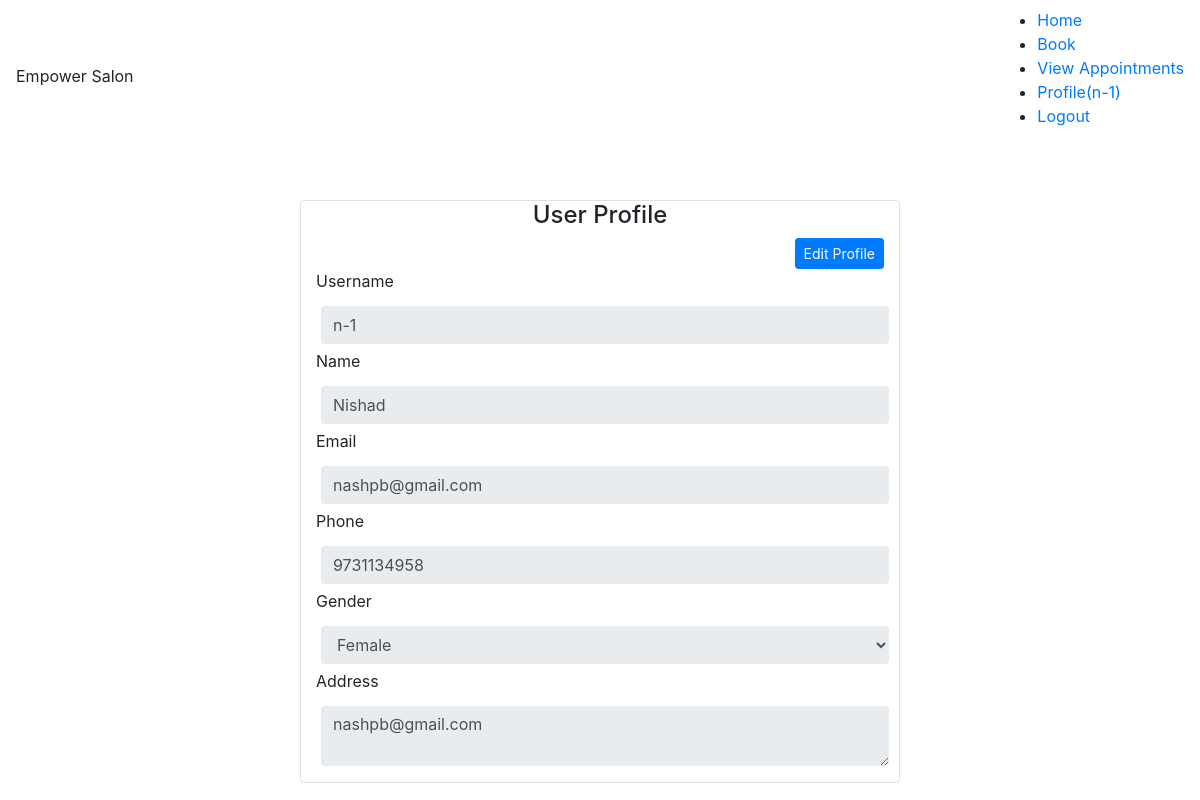
The page /customer-profile.php (signed in) on the database its author committed.
### tables this page shows
CREATE TABLE `customers` (
  `id` int(11) NOT NULL,
  `name` varchar(255) NOT NULL,
  `email` varchar(255) NOT NULL,
  `gender` varchar(250) NOT NULL,
  `phone_no` varchar(255) NOT NULL,
  `address` varchar(255) NOT NULL
);

### customer-profile.php (the view, shortened to what this page needs)
<?php
    include_once('configs/db.php');
    include("navbar.php");
    $customer = [];
	$sql_query = "select * from customers where id=".$_SESSION['uid'];
	$result = mysqli_query($db_conn,$sql_query);
	if($result)
	{
		$customer = mysqli_fetch_all($result);
    }
 ?>
<!DOCTYPE html>
<html lang="en">
<head>
    <link rel="stylesheet" href="https://maxcdn.bootstrapcdn.com/bootstrap/4.4.1/css/bootstrap.min.css">
</head>
<body>
    <div class="container-fluid">
        <div class="row">
            <div class="col-md-6 offset-md-3 mt-5 border rounded">
                <h4 class="text-center">User Profile</h4>
                <div class="text-right">
                    <button id="edit-profile" class="btn btn-sm btn-primary">Edit Profile</button>
                </div>
                <form method="POST" action="actions/registration/edit_customer.php" class="form-group" onSubmit="return validation()">
                    <div>
                        <label for="username">Username</label>
                        <input name="username" id="username" type="text" class="form-control" value=<?= $_SESSION['uname']?> readonly>
                    </div>
                    <div>
                        <label for="name">Name</label>
                        <input name="name" id="name" type="text" class="form-control" value=<?= $customer[0][1]?> readonly>
                    </div>
                    <div>
                        <label for="email">Email</label>
                        <input name="email" id="email" type="text" onfocusout="checkEmail();" class="form-control" value=<?= $customer[0][2]?> readonly><div id="errorEmail"></div>
                    </div>
                    <div>
                        <label for="phone">Phone</label>
                        <input name="phone" id="phone" type="number" onfocusout="mobileNumber();" class="form-control" value=<?= $customer[0][4]?> readonly><div id="errorPhone"></div>
                    </div>
                    <div>
                        <label for="gender">Gender</label>
                        <select id="gender" name="gender" class="form-control"  readonly required>
                        <?php
                        $femalesel="";
                        if($customer[0][3] == 'Male')
                        {
                            $malesel="selected";
                            $defsel="";
                        }
                        else if($customer[0][3] == 'Female')
                        {
                            $femalesel="selected";
                        }
                        ?>
                        <option <?= $femalesel?> disabled value="Female">Female</option>
                        </select>
                    </div>
                    <div>
                        <label for="address">Address</label>
                        <textarea name="address" id="address" class="form-control" readonly><?= $customer[0][5]?></textarea>
                    </div>
                </form>
            </div>
        </div>
    </div>
</body>
</html>

### style/style.css (style rules this page uses)
body { padding: 0px; margin: 0px; }
.form-control { flex: 1; margin: 5px; padding: 8px; border: none; border-bottom: 1px solid #2f2f2f; }

### customer-profile.php (style rules this page uses)
.form-control[readonly] { border: none; }

### rows shown on the page
customers: name "Nishad", email "nashpb@gmail.com", phone "9731134958", address "nashpb@gmail.com"

### other values the page prints
$_SESSION['uname'] "n-1"
